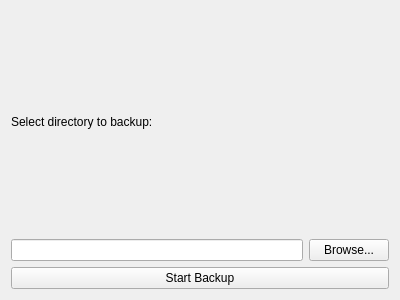
<?xml version="1.0" encoding="UTF-8"?>
<ui version="4.0">
 <class>BackupWindow</class>
 <widget class="QWidget" name="BackupWindow">
  <property name="geometry">
   <rect>
    <x>0</x>
    <y>0</y>
    <width>400</width>
    <height>300</height>
   </rect>
  </property>
  <property name="windowTitle">
   <string>Backup</string>
  </property>
  <layout class="QVBoxLayout" name="verticalLayout">
   <item>
    <widget class="QLabel" name="label">
     <property name="text">
      <string>Select directory to backup:</string>
     </property>
    </widget>
   </item>
   <item>
    <layout class="QHBoxLayout" name="horizontalLayout">
     <item>
      <widget class="QLineEdit" name="directoryEdit"/>
     </item>
     <item>
      <widget class="QPushButton" name="browseButton">
       <property name="text">
        <string>Browse...</string>
       </property>
      </widget>
     </item>
    </layout>
   </item>
   <item>
    <widget class="QPushButton" name="backupButton">
     <property name="text">
      <string>Start Backup</string>
     </property>
    </widget>
   </item>
  </layout>
 </widget>
 <resources/>
 <connections/>
</ui> 
